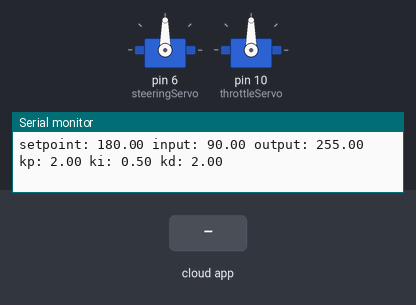
A sketch run on a simulated Arduino Uno, built with avr-gcc and run on an emulated ATmega328P. Parts: 2 × servo, the last lines printed to the serial monitor. The test bench sets the inputs (shaded band). The ROS host is connected and sends only what is stated; random numbers use the default seed unless the sketch sets one.

Above: at 1.2 s.
1.3 s: the phone or cloud app sets cinnabar to 180
At 3.5 s:
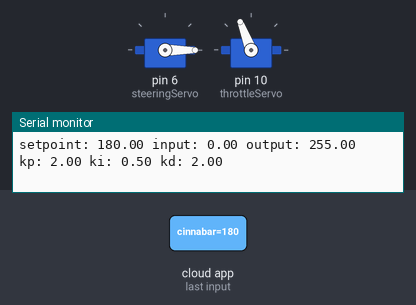
3.8 s: the phone or cloud app sets cinnabar to 0
At 5.0 s:
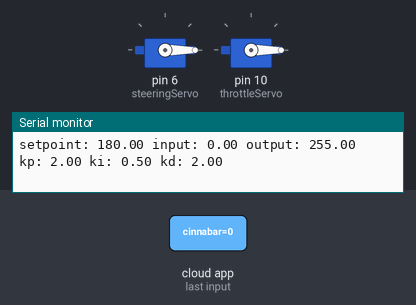
5.3 s: the phone or cloud app sets cinnabar to 45
At 6.5 s:
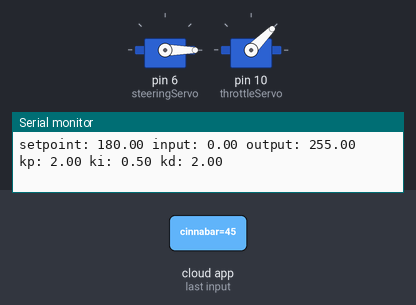
6.8 s: the phone or cloud app sets cinnabar to 90
At 7.5 s:
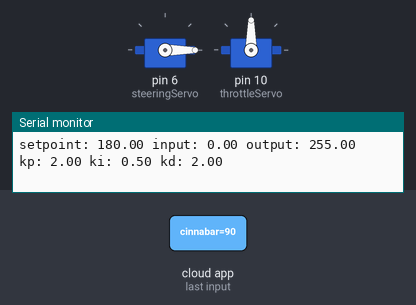
8.3 s: the phone or cloud app sets cinnabar to 180
At 8.7 s:
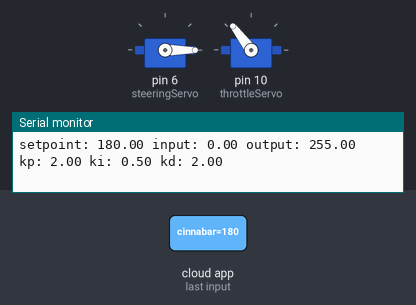
Timing chart, 0 to 11.3 s (numbered marks = the images above; inputs shaded):
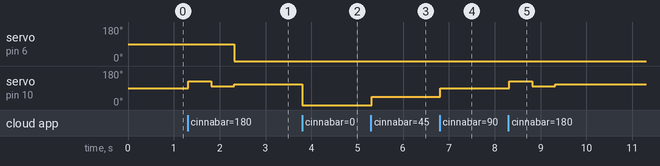

Measured:
- after the input at 1.3 s, servo on pin 6 (steeringServo): 90° → 0° after 1.0 s; servo on pin 10 (throttleServo): 90° → 127° at once, → 100° 0.50 s later, → 111° 0.50 s later
- after the input at 3.8 s, servo on pin 10 (throttleServo): 111° → 0° at once
- after the input at 5.3 s, servo on pin 10 (throttleServo): 0° → 45° at once
- after the input at 6.8 s, servo on pin 10 (throttleServo): 45° → 90° at once
- after the input at 8.3 s, servo on pin 10 (throttleServo): 90° → 127° at once, → 100° 0.50 s later, → 111° 0.50 s later

The sketch:

carControlROSNodev3.ino
```cpp
/******************************************************
 Controls steering and throttle servo motors using
 joystick input and ROS.

 Version 3 attempts to add a PID autotuner.

 For the full tutorial write up, visit
 www.ros.org/wiki/rosserial_arduino_demos

 For more information on the Arduino Servo Library
 Checkout :
 http://www.arduino.cc/en/Reference/Servo
 *****************************************************/

#if defined(ARDUINO) && ARDUINO >= 100
#include "Arduino.h"
#else
#include <WProgram.h>
#endif

#include <Servo.h>
#include <ros.h>
#include <std_msgs/UInt32.h>

///////////////// PID autotuner #includes /////////////////
#include <PID_v1.h>
#include <PID_AutoTune_v0.h>
////////////// end of PID autotuner #includes //////////////

ros::NodeHandle n;

Servo steeringServo;
Servo throttleServo;

int steeringValue = 90;
int throttleValue = 100;

// time in seconds since last joy message received before automatic stop
const double noJoyMessageThreshold = 2;
double timeSinceLastJoyMessage = noJoyMessageThreshold;
const unsigned long runFrequency = 60;

bool reverseEnabled = 0;

////////////// PID autotuner working variables //////////////
byte ATuneModeRemember=2;
double input=80, output=50, setpoint=180;
double kp=2,ki=0.5,kd=2;

double kpmodel=1.5, taup=100, theta[50];
double outputStart=5;
double aTuneStep=50, aTuneNoise=1, aTuneStartValue=100;
unsigned int aTuneLookBack=20;

boolean tuning = false;
unsigned long  modelTime, serialTime;

PID myPID(&input, &output, &setpoint,kp,ki,kd, DIRECT);
PID_ATune aTune(&input, &output);

boolean useSimulation = false; // set to false to connect to the real world
////////// end of PID autotuner working variables //////////

void disconnectCallback(){
  steeringServo.write(90);
  throttleServo.write(100);
}

void servoCallback(const std_msgs::UInt32& msg){
  throttleValue = msg.data % 1000;
  steeringValue = (msg.data - throttleValue) / 1000;

  if (reverseEnabled == 0 && throttleValue >= 103){
    throttleServo.write(127);
    delay(500);
    throttleServo.write(100);
    delay(500);

    reverseEnabled = 1;
  }

  if (throttleValue <= 95){
    reverseEnabled = 0;
  }

  // sets minimum values for throttle to overcome static friction
  // so that car doesn't vibrate on the spot
  // Github users: this is specific to the chassis, tires, and
  // servo that you're using so please experiment on your own
  if (throttleValue >= 103){
    throttleValue = 111;
  }

  else if (throttleValue >= 93 && throttleValue <= 97){
    throttleValue = 93;
  }

  throttleServo.write(throttleValue);

  timeSinceLastJoyMessage = 0;
}

ros::Subscriber<std_msgs::UInt32> sub("cinnabar", servoCallback);

//////////////////// AUTOTUNE FUNCTIONS ////////////////////

void AutoTuneHelper(boolean start){
  if(start)
    ATuneModeRemember = myPID.GetMode();
  else
    myPID.SetMode(ATuneModeRemember);
}

void changeAutoTune(){
  // set the output to the desired starting frequency.
  output=aTuneStartValue;
  aTune.SetNoiseBand(aTuneNoise);
  aTune.SetOutputStep(aTuneStep);
  aTune.SetLookbackSec((int)aTuneLookBack);
  AutoTuneHelper(true);
  tuning = true;
}

void SerialSend(){
  Serial.print("setpoint: ");Serial.print(setpoint); Serial.print(" ");
  Serial.print("input: ");Serial.print(input); Serial.print(" ");
  Serial.print("output: ");Serial.print(output); Serial.print(" ");
  Serial.print("kp: ");Serial.print(myPID.GetKp());Serial.print(" ");
  Serial.print("ki: ");Serial.print(myPID.GetKi());Serial.print(" ");
  Serial.print("kd: ");Serial.print(myPID.GetKd());Serial.println();
}

void SerialReceive(){
  if(Serial.available()){
    char b = Serial.read();
    Serial.flush();
    if((b=='1' && !tuning) || (b!='1' && tuning))
      changeAutoTune();
  }
}

void DoModel(){
  // cycle the dead time
  for(byte i=0;i<49;i++){
    theta[i] = theta[i+1];
  }
  // compute the input
  input = (kpmodel / taup) *(theta[0]-outputStart) + input*(1-1/taup) + ((float)random(-10,10))/100;
}

///////////////// END OF AUTOTUNE FUNCTIONS /////////////////

void setup(){
  // opens serial port, sets data rate to 9600 Hz
  Serial.begin(9600);

  n.initNode();
  n.subscribe(sub);

  steeringServo.attach(6);
  throttleServo.attach(10);

  /// this was found under setup() in the PID autotuner code ///

  // setup the pid
  myPID.SetMode(AUTOMATIC);

  serialTime = 0;
  /////////////////// so I'm putting it here ///////////////////
}

void loop(){
  timeSinceLastJoyMessage = timeSinceLastJoyMessage + (1 / runFrequency);

  if (timeSinceLastJoyMessage > noJoyMessageThreshold)
    disconnectCallback();

  n.spinOnce();

  /// this was found under loop() in the PID autotuner code ///

  unsigned long now = millis();

  // pull the input in from the real world
  input = steeringValue/*analogRead(0)*/;

  myPID.Compute();

  steeringServo.write(steeringValue);

  // send-receive with processing if it's time
  if(millis()>serialTime){
    SerialReceive();
    SerialSend();
    serialTime+=500;
  }
  /////////////////// so I'm putting it here ///////////////////

  delay(1000 / runFrequency);
}
```
